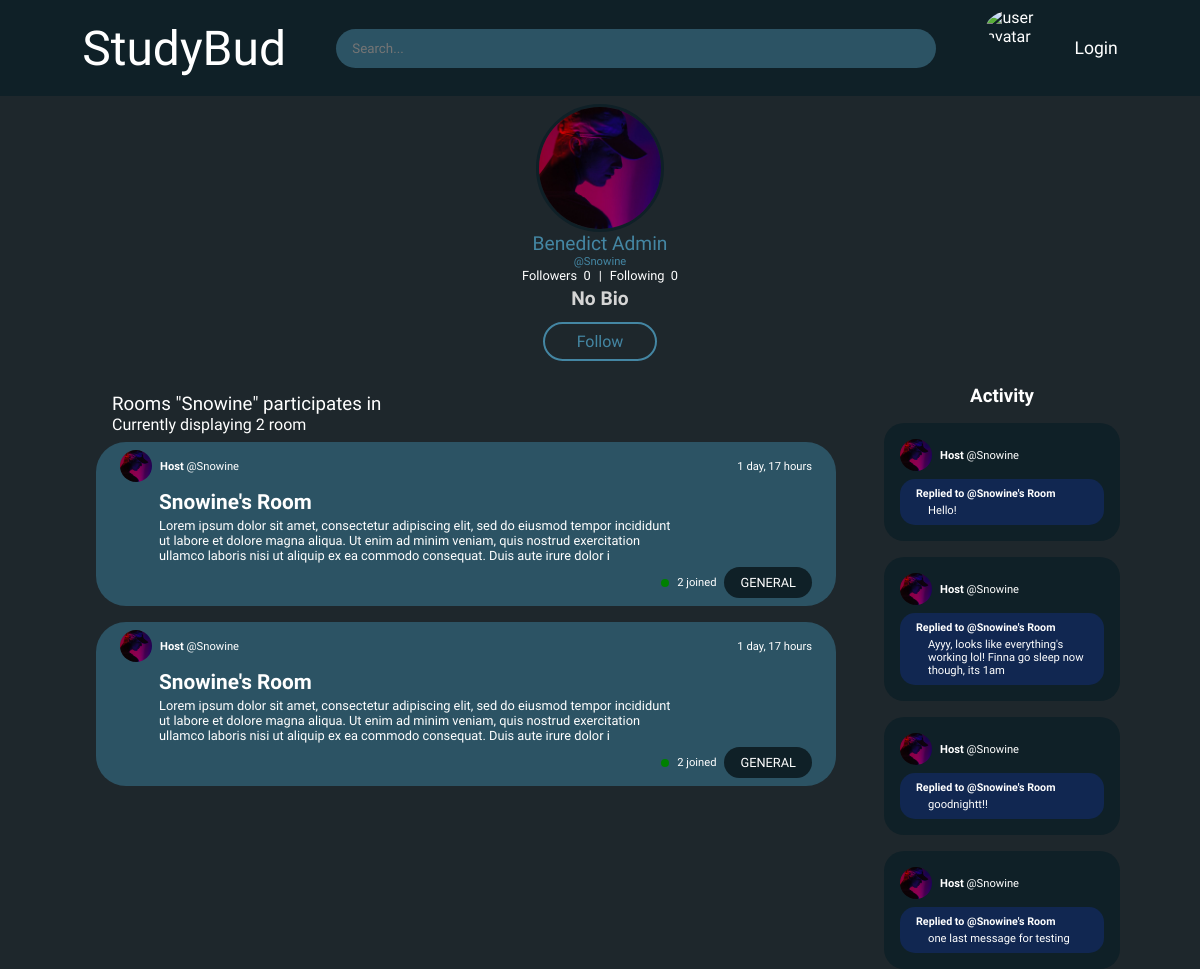
The app's page /profile/Snowine, older data.
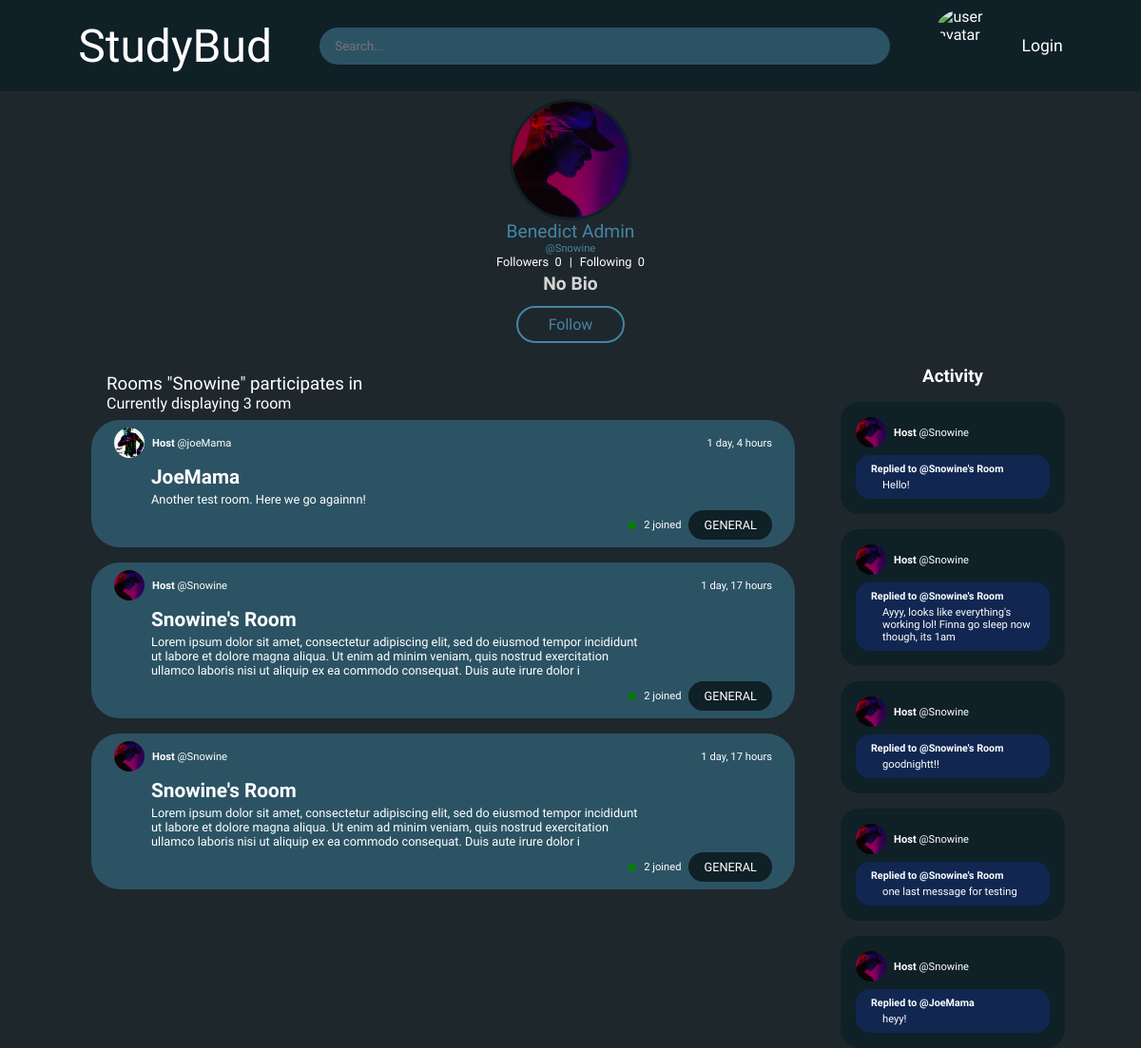
The same page, newer data.
### Studybud/models.py (models this page shows, shortened)
class Room(models.Model):
    id = models.UUIDField(primary_key=True, editable=False, default=uuid4)
    name = models.CharField(max_length=100)
    host = models.ForeignKey(User, on_delete=models.SET_NULL, null=True)
    topic = models.ForeignKey('Topic', on_delete=models.SET_NULL, null=True)
    description = models.TextField(max_length=255, blank=True)
    participants = models.ManyToManyField(User, related_name='participants', blank=True)
    created = models.DateTimeField(auto_now_add=True, editable=False)
    updated = models.DateTimeField(auto_now=True)
    class Meta():
        ordering = ['created', 'updated']

class User(AbstractUser):
    username = models.CharField(max_length=100)
    email = models.EmailField(('Email address'), unique=True)
    first_name = models.CharField(max_length=100)
    last_name = models.CharField(max_length=150)
    bio = models.TextField(max_length=255, blank=True)
    followers = models.ManyToManyField('User', related_name='Followers', blank=True)
    following = models.ManyToManyField('User', related_name='Following', blank=True)
    profile_picture = models.ImageField(default='avatar.png', blank=True, upload_to='profilePictures')
    USERNAME_FIELD = 'email'
    REQUIRED_FIELDS = ['username']

class Topic(models.Model):
    name = models.CharField(max_length=100)
    def __str__(self):
        return self.name

class Messages(models.Model):
    user = models.ForeignKey(User, on_delete=models.CASCADE)
    room = models.ForeignKey(Room, on_delete=models.CASCADE)
    message = models.TextField()
    created = models.DateTimeField(auto_now_add=True)
    id = models.UUIDField(primary_key=True, editable=False, default=uuid4)
    class Meta:
        verbose_name_plural = 'Messages'

### Studybud/views.py (the view)
# urls.py: path('profile/<str:username>', views.profile, name='profile'),
def profile(request, username):
    user = User.objects.get(username=username)
    rooms = Room.objects.filter(Q(host=user) | Q(participants=user)).order_by('-updated')
    activities = Messages.objects.filter(user=user)
    userFollowers = user.followers.all()
    status = request.user in userFollowers if True else False
    context = {
        'user': user,
        'rooms': rooms,
        'activities': activities,
        'status': status,
    }
    return render(request, 'Base/profile.html', context)

### templates/Base/profile.html (shortened to what the changed rows need)
{% extends 'layout.html' %}
{% load static %}
{% block style %}
    <link rel="stylesheet" href="{% static 'styles/profile.css' %}">
{% endblock %}
{% block content %}
    <main>
        <div class="container">
            <div id="userContent">
                <div id="roomsSection">
                    <div id="heading">
                        <div id="titleContainer">
                            <h3>Rooms "{{user.username}}" participates in</h3>
                            <p>Currently displaying {{rooms.count}} {% if room.count > 1 %}
                                rooms
                                {% else %}
                                room
                                {% endif %}</p>
                        </div>
                    </div>
                    <div class="container">
                        {% for room in rooms %}
                        <div class="room">
                            <div class="roomHeading">
                                <div class="host">
                                    <img src="{{room.host.profile_picture.url}}" alt="Host profile picture">
                                    <p><strong>Host</strong> <a href="{% url 'profile' room.host.username%}">@{{room.host.username}}</a></p>
                                </div>
                                <p class="timePosted">{{room.created|timesince}}</p>
                            </div>
                            <div class="roomContent">
                                <h5 class="roomTitle"><a href="{% url 'room' room.id%}">{{room.name}}</a></h5>
                                <p class="roomDesc">{{room.description}}</p>
                                <div class="roomStats">
                                    <div class="joinedStats">
                                        <div class="dotIcon"></div>
                                        <p class="joined">{{room.participants.count}} joined</p>
                                    </div>
                                    <a href="{% url 'index' %}?q={{room.topic}}" class="roomTopic">{{room.topic}}</a>
                                </div>
                            </div>
                        </div>
                        {% endfor %}
                    </div>
                </div>
                <div id="activitySection">
                    <div class="activityContent">
                        {% for post in activities %}
                            <div class="post">
                                <div class="host">
                                    <img src="{{post.user.profile_picture.url}}" alt="Host profile picture">
                                    <p><strong>Host</strong> <a href="{% url 'profile' post.user.username%}">@{{post.user.username}}</a></p>
                                </div>
                                <div class="content">
                                    <h6>Replied to <a class="userRepliedTo">@{{post.room.name}}</a></h6>
                                    <p>{{post.message}}</p>
                                </div>
                            </div>
                        {% empty %}
                            <p style="color: white;">No activity yet.</p>
                        {% endfor %}
            </div>
        </div>
    </main>
{% endblock %}

Row changes from the older to the newer data that the page shows:
now on this page (row unchanged): Room: host.profile_picture (picture), host.username "joeMama", created "1 day, 4 hours", name "JoeMama", description "Another test room. Here we go againnn!", participants.count "2", topic "GENERAL"
added Messages: user.profile_picture (picture), user.username "Snowine", room.name "JoeMama", message "heyy!"
Text that changed along with them:
{{ rooms.count }}: "2" → "3"
